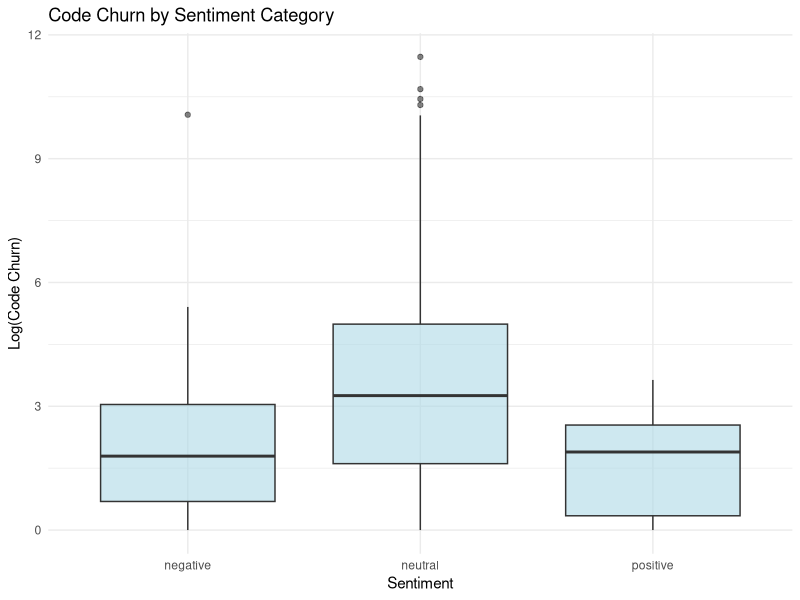
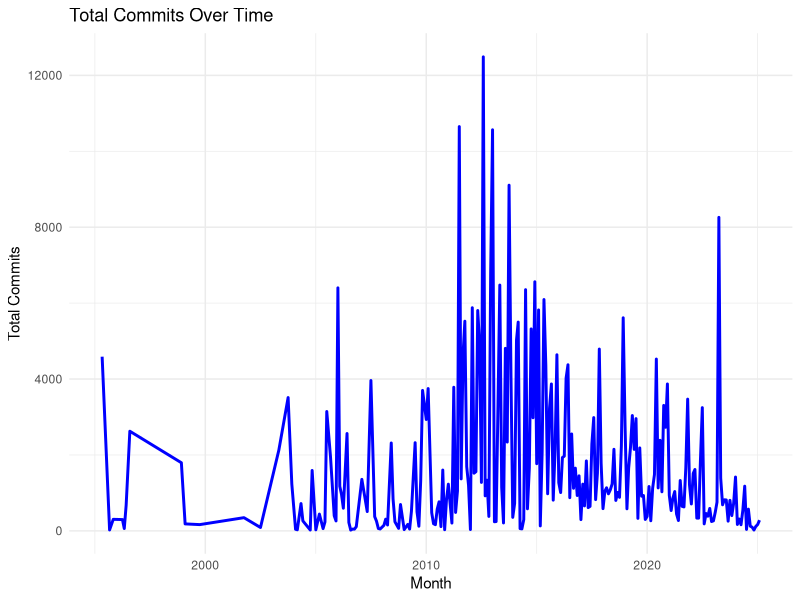

R code for these plots, in order:
library(ggplot2)

dd <- read.csv("mergedFinalRemovedLowCommits.csv", header = TRUE)

ggplot(dd, aes(x = Sentiment, y = log(Code_Churn))) +
  geom_boxplot(fill = "lightblue", alpha = 0.6) +
  labs(title = "Code Churn by Sentiment Category", 
       x = "Sentiment", y = "Log(Code Churn)") +
  theme_minimal()

dd$Commit_Date <- as.Date(dd$Commit_Date)

dd$YearMonth <- format(dd$Commit_Date, "%Y-%m")

monthly_commits <- aggregate(Total_Commits ~ YearMonth, data = dd, sum)

ggplot(monthly_commits, aes(x = as.Date(paste0(YearMonth, "-01")), y = Total_Commits)) +
  geom_line(color = "blue", size = 1) +
  labs(title = "Total Commits Over Time", x = "Month", y = "Total Commits") +
  theme_minimal()
